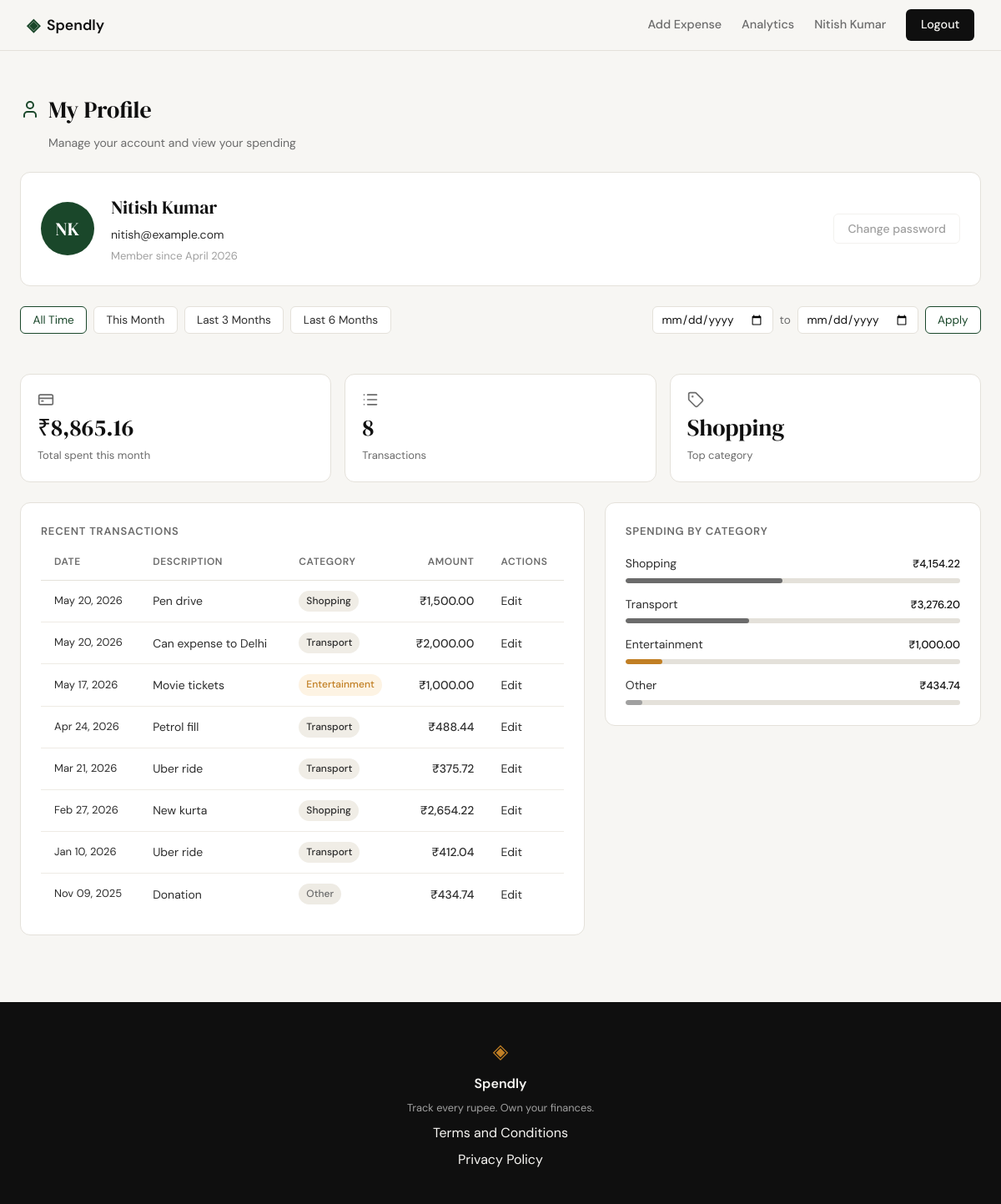
/profile (signed in), run on the app's committed database.
### tables this page shows
CREATE TABLE users (
            id            INTEGER PRIMARY KEY AUTOINCREMENT,
            name          TEXT    NOT NULL,
            email         TEXT    UNIQUE NOT NULL,
            password_hash TEXT    NOT NULL,
            created_at    TEXT    DEFAULT (datetime('now'))
        );

CREATE TABLE expenses (
            id          INTEGER PRIMARY KEY AUTOINCREMENT,
            user_id     INTEGER NOT NULL REFERENCES users(id),
            amount      REAL    NOT NULL,
            category    TEXT    NOT NULL,
            date        TEXT    NOT NULL,
            description TEXT,
            created_at  TEXT    DEFAULT (datetime('now'))
        );

### app.py (the view)
@app.route("/profile")
def profile():
    if not session.get("user_id"):
        return redirect(url_for("login"))
    user_id = session["user_id"]
    date_from = _parse_date(request.args.get("date_from", ""))
    date_to = _parse_date(request.args.get("date_to", ""))
    if date_from and date_to and date_from > date_to:
        flash("Start date must be before end date.")
        date_from = date_to = ""
    date_from = date_from or None
    date_to = date_to or None
    today = date.today()
    presets = {
        "this_month": (today.replace(day=1).isoformat(), today.isoformat()),
        "last_3_months": ((today - timedelta(days=90)).isoformat(), today.isoformat()),
        "last_6_months": ((today - timedelta(days=180)).isoformat(), today.isoformat()),
    }
    active_preset = "all_time"
    for name, (pf, pt) in presets.items():
        if date_from == pf and date_to == pt:
            active_preset = name
            break
    user = get_user_by_id(user_id)
    stats = get_summary_stats(user_id, date_from=date_from, date_to=date_to)
    transactions = get_recent_transactions(
        user_id, date_from=date_from, date_to=date_to
    )
    categories = get_category_breakdown(user_id, date_from=date_from, date_to=date_to)
    return render_template(
        "profile.html",
        user=user,
        stats=stats,
        transactions=transactions,
        categories=categories,
        date_from=date_from or "",
        date_to=date_to or "",
        presets=presets,
        active_preset=active_preset,
    )

### app.py (called while the page is built)
def _parse_date(value):
    try:
        datetime.strptime(value, "%Y-%m-%d")
        return value
    except (ValueError, TypeError):
        return ""

### database/db.py (called while the page is built)
def get_db():
    conn = sqlite3.connect(DB_PATH)
    conn.row_factory = sqlite3.Row
    conn.execute("PRAGMA foreign_keys = ON")
    return conn

### database/queries.py (called while the page is built)
def _date_clause(date_from, date_to):
    if date_from and date_to:
        return "AND date BETWEEN ? AND ?", (date_from, date_to)
    if date_from:
        return "AND date >= ?", (date_from,)
    if date_to:
        return "AND date <= ?", (date_to,)
    return "", ()

def get_user_by_id(user_id):
    conn = get_db()
    row = conn.execute(
        "SELECT name, email, created_at FROM users WHERE id = ?",
        (user_id,),
    ).fetchone()
    conn.close()
    if row is None:
        return None
    name = row["name"]
    tokens = name.split()
    initials = "".join(t[0] for t in tokens[:2]).upper() if tokens else ""
    created_at = row["created_at"].split(" ")[0]
    member_since = datetime.strptime(created_at, "%Y-%m-%d").strftime("%B %Y")
    return {
        "name": name,
        "email": row["email"],
        "member_since": member_since,
        "initials": initials,
    }

def get_recent_transactions(user_id, limit=10, date_from=None, date_to=None):
    clause, params = _date_clause(date_from, date_to)
    sql = (
        "SELECT id, date, description, category, amount FROM expenses "
        "WHERE user_id = ?"
    )
    if clause:
        sql = sql + " " + clause
    sql = sql + " ORDER BY date DESC, id DESC LIMIT ?"
    conn = get_db()
    rows = conn.execute(sql, (user_id, *params, limit)).fetchall()
    conn.close()
    return [
        {
            "id": row["id"],
            "date": datetime.strptime(row["date"], "%Y-%m-%d").strftime("%b %d, %Y"),
            "description": row["description"],
            "category": row["category"],
            "amount": f"₹{row['amount']:,.2f}",
        }
        for row in rows
    ]

### templates/profile.html (shortened to what this page needs)
{% extends "base.html" %}
{% block head %}
<link rel="stylesheet" href="{{ url_for('static', filename='css/profile.css') }}">
{% endblock %}
{% block content %}
<div class="profile-page">
    <div class="profile-header">
        <div class="profile-header-left">
            <i data-lucide="user"></i>
            <h1 class="profile-title">My Profile</h1>
        </div>
        <p class="profile-subtitle">Manage your account and view your spending</p>
    </div>
    <div class="profile-card">
        <div class="avatar-circle">{{ user.initials }}</div>
        <div class="profile-card-info">
            <h2 class="profile-name">{{ user.name }}</h2>
            <p class="profile-email">{{ user.email }}</p>
            <p class="profile-since">Member since {{ user.member_since }}</p>
        </div>
        <div class="profile-card-actions">
            <button class="btn-ghost btn-disabled" disabled>Change password</button>
        </div>
    </div>
    <div class="filter-bar">
        <div class="filter-presets">
            <a href="{{ url_for('profile') }}"
               class="filter-btn{% if active_preset == 'all_time' %} filter-btn--active{% endif %}">All Time</a>
            <a href="{{ url_for('profile', date_from=presets.this_month[0], date_to=presets.this_month[1]) }}"
               class="filter-btn{% if active_preset == 'this_month' %} filter-btn--active{% endif %}">This Month</a>
            <a href="{{ url_for('profile', date_from=presets.last_3_months[0], date_to=presets.last_3_months[1]) }}"
               class="filter-btn{% if active_preset == 'last_3_months' %} filter-btn--active{% endif %}">Last 3 Months</a>
            <a href="{{ url_for('profile', date_from=presets.last_6_months[0], date_to=presets.last_6_months[1]) }}"
               class="filter-btn{% if active_preset == 'last_6_months' %} filter-btn--active{% endif %}">Last 6 Months</a>
        </div>
        <form class="filter-custom" method="get" action="{{ url_for('profile') }}">
            <input type="date" name="date_from" value="{{ date_from }}" class="filter-input">
            <span class="filter-sep">to</span>
            <input type="date" name="date_to" value="{{ date_to }}" class="filter-input">
            <button type="submit" class="filter-btn filter-btn--apply">Apply</button>
        </form>
    </div>
    <div class="stats-row">
        <div class="stat-card">
            <i data-lucide="credit-card" class="stat-icon"></i>
            <span class="stat-value">{{ stats.total_spent }}</span>
            <span class="stat-label">Total spent this month</span>
        </div>
        <div class="stat-card">
            <i data-lucide="list" class="stat-icon"></i>
            <span class="stat-value">{{ stats.transaction_count }}</span>
            <span class="stat-label">Transactions</span>
        </div>
        <div class="stat-card">
            <i data-lucide="tag" class="stat-icon"></i>
            <span class="stat-value">{{ stats.top_category }}</span>
            <span class="stat-label">Top category</span>
        </div>
    </div>
    <div class="profile-grid">
        <div class="tx-table-wrap">
            <h3 class="section-heading">Recent Transactions</h3>
            <table class="tx-table">
                <thead>
                    <tr>
                        <th>Date</th>
                        <th>Description</th>
                        <th>Category</th>
                        <th class="tx-amount-col">Amount</th>
                        <th>Actions</th>
                    </tr>
                </thead>
                <tbody>
                    {% for tx in transactions %}
                    <tr>
                        <td class="tx-date">{{ tx.date }}</td>
                        <td>{{ tx.description }}</td>
                        <td>
                            <span class="badge badge--{{ tx.category | lower }}">{{ tx.category }}</span>
                        </td>
                        <td class="tx-amount">{{ tx.amount }}</td>
                        <td><a href="{{ url_for('edit_expense', id=tx.id) }}" class="tx-edit-link">Edit</a></td>
                    </tr>
                    {% endfor %}
                </tbody>
            </table>
        </div>
        <div class="category-breakdown">
            <h3 class="section-heading">Spending by Category</h3>
            <div class="category-list">
                {% for cat in categories %}
                <div class="category-row cat--{{ cat.name | lower }}">
                    <div class="category-row-top">
                        <span class="category-name">{{ cat.name }}</span>
                        <span class="category-amount">{{ cat.amount }}</span>
                    </div>
                    <div class="category-bar-track">
                        <div class="category-bar-fill" style="--pct: {{ cat.pct }}%"></div>
                    </div>
                </div>
                {% endfor %}
            </div>
        </div>
    </div>
</div>
{% endblock %}

### templates/base.html (shortened to what this page needs)
<!DOCTYPE html>
<html lang="en">
<head>
    <link rel="stylesheet" href="{{ url_for('static', filename='css/style.css') }}">
    {% block head %}{% endblock %}
</head>
<body>
    <nav class="navbar">
        <div class="nav-inner">
            <a href="{{ url_for('landing') }}" class="nav-brand">
                <span class="brand-icon">◈</span>
                <span class="brand-name">Spendly</span>
            </a>
            <div class="nav-links">
                {% if session.get("user_id") %}
                <a href="{{ url_for('add_expense') }}"
                   class="nav-link{% if request.endpoint == 'add_expense' %} nav-link--active{% endif %}">Add Expense</a>
                <a href="{{ url_for('analytics') }}"
                   class="nav-link{% if request.endpoint == 'analytics' %} nav-link--active{% endif %}">Analytics</a>
                <a href="{{ url_for('profile') }}" class="nav-username">{{ session["user_name"] }}</a>
                <a href="{{ url_for('logout') }}" class="nav-cta">Logout</a>
                {% else %}
                <a href="{{ url_for('login') }}">Sign in</a>
                <a href="{{ url_for('register') }}" class="nav-cta">Get started</a>
                {% endif %}
            </div>
        </div>
    </nav>
    <main class="main-content">
        {% block content %}{% endblock %}
    </main>
    <footer class="footer">
        <div class="footer-inner">
            <span class="brand-icon">◈</span>
            <span class="footer-name">Spendly</span>
            <p class="footer-copy">Track every rupee. Own your finances.</p>
            <a href="/terms">Terms and Conditions</a>
            <a href="/privacy">Privacy Policy</a>
        </div>
    </footer>
</body>
</html>

### static/css/style.css (style rules this page uses)
:root { --ink: #0f0f0f; --ink-soft: #2d2d2d; --ink-muted: #6b6b6b; --ink-faint: #a0a0a0; --paper: #f7f6f3; --paper-warm: #f0ede6; --paper-card: #ffffff; --accent: #1a472a; --accent-light: #e8f0eb; --accent-2: #c17f24; --accent-2-light: #fdf3e3; --danger: #c0392b; --danger-light: #fdecea; --border: #e4e1da; --border-soft: #eeebe4; --font-display: 'DM Serif Display', Georgia, serif; --font-body: 'DM Sans', system-ui, sans-serif; --max-width: 1200px; --auth-width: 440px; --radius-sm: 6px; --radius-md: 12px; --radius-lg: 20px; }
*, *::before, *::after { box-sizing: border-box; margin: 0; padding: 0; }
html { font-size: 16px; scroll-behavior: smooth; }
body { background: var(--paper); color: var(--ink); font-family: var(--font-body); font-size: 1rem; line-height: 1.6; -webkit-font-smoothing: antialiased; }
a { color: inherit; text-decoration: none; }
.navbar { position: sticky; top: 0; z-index: 100; background: var(--paper); border-bottom: 1px solid var(--border); padding: 0 2rem; }
.nav-inner { max-width: var(--max-width); margin: 0 auto; height: 60px; display: flex; align-items: center; justify-content: space-between; }
.nav-brand { display: flex; align-items: center; gap: 0.5rem; font-family: var(--font-body); font-weight: 600; font-size: 1.1rem; color: var(--ink); }
.brand-icon { color: var(--accent); font-size: 1.3rem; }
.brand-name { color: var(--ink); }
.nav-links { display: flex; align-items: center; gap: 1.5rem; font-size: 0.9rem; font-weight: 500; }
.nav-links a { color: var(--ink-muted); transition: color 0.2s; }
.nav-link { color: var(--ink-muted); transition: color 0.2s; }
.nav-cta { background: var(--ink) !important; color: var(--paper) !important; padding: 0.45rem 1.1rem; border-radius: var(--radius-sm); transition: background 0.2s !important; }
.main-content { min-height: calc(100vh - 60px - 100px); }
.btn-ghost { display: inline-block; background: transparent; color: var(--ink-soft); padding: 0.65rem 1.5rem; border-radius: var(--radius-sm); font-size: 0.9rem; font-weight: 500; border: 1px solid var(--border); transition: all 0.2s; text-decoration: none; }
.footer { background: var(--ink); color: var(--paper); padding: 2.5rem 2rem; text-align: center; }
.footer-inner { display: flex; flex-direction: column; align-items: center; gap: 0.4rem; }
.footer .brand-icon { color: var(--accent-2); font-size: 1.5rem; }
.footer-name { font-weight: 600; font-size: 1rem; }
.footer-copy { font-size: 0.8rem; color: var(--ink-faint); }

### data on the page
users: user_name "Nitish Kumar", name "Nitish Kumar", email "nitish@example.com"
expenses: date "May 20, 2026", description "Pen drive", category "Shopping", amount "₹1,500.00"
expenses: date "May 20, 2026", description "Can expense to Delhi", category "Transport", amount "₹2,000.00"
expenses: date "May 17, 2026", description "Movie tickets", category "Entertainment", amount "₹1,000.00"
expenses: date "Apr 24, 2026", description "Petrol fill", category "Transport", amount "₹488.44"
expenses: date "Mar 21, 2026", description "Uber ride", category "Transport", amount "₹375.72"
expenses: date "Feb 27, 2026", description "New kurta", category "Shopping", amount "₹2,654.22"
expenses: date "Jan 10, 2026", description "Uber ride", category "Transport", amount "₹412.04"
expenses: date "Nov 09, 2025", description "Donation", category "Other", amount "₹434.74"

### other printed values
{{ user.initials }} "NK"
{{ user.member_since }} "April 2026"
{{ stats.total_spent }} "₹8,865.16"
{{ stats.transaction_count }} "8"
{{ stats.top_category }} "Shopping"
{{ cat.name }} "Shopping" "Transport" "Entertainment" "Other"
{{ cat.amount }} "₹4,154.22" "₹3,276.20" "₹1,000.00" "₹434.74"
